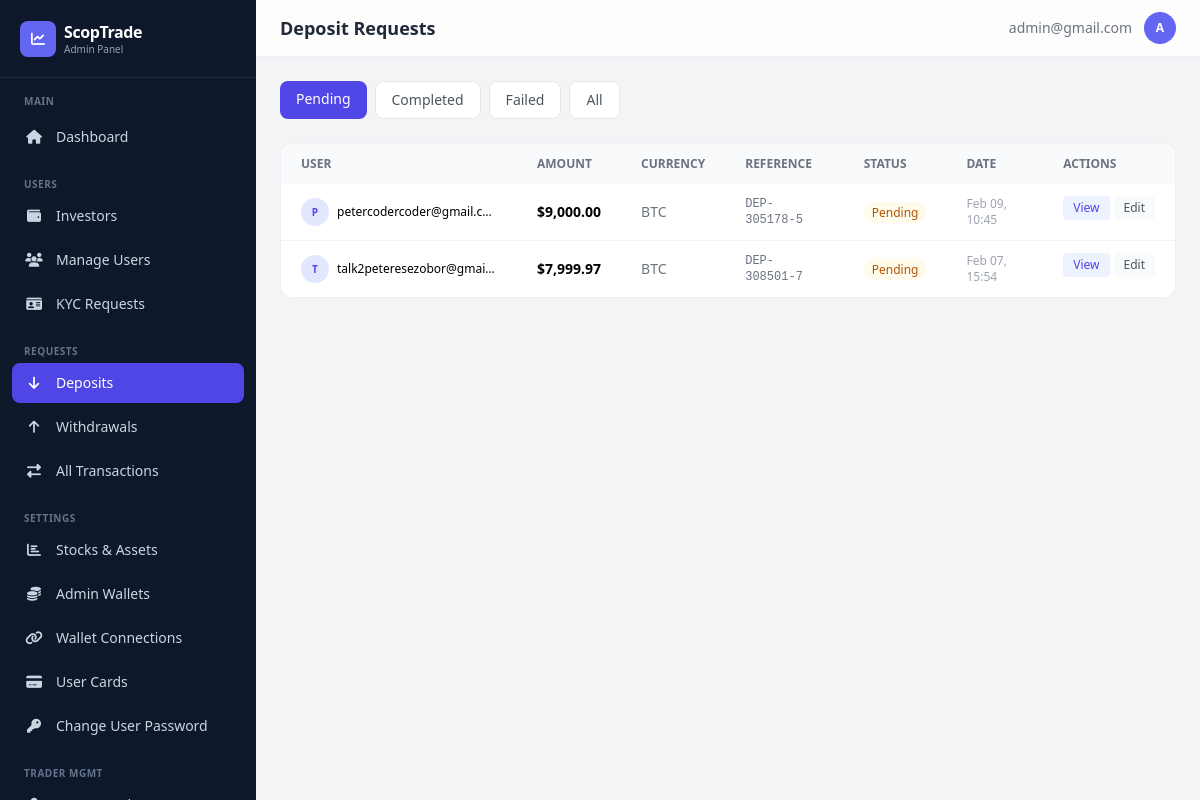
The page /dashboard/deposits/ (signed in) on the database as committed earlier.
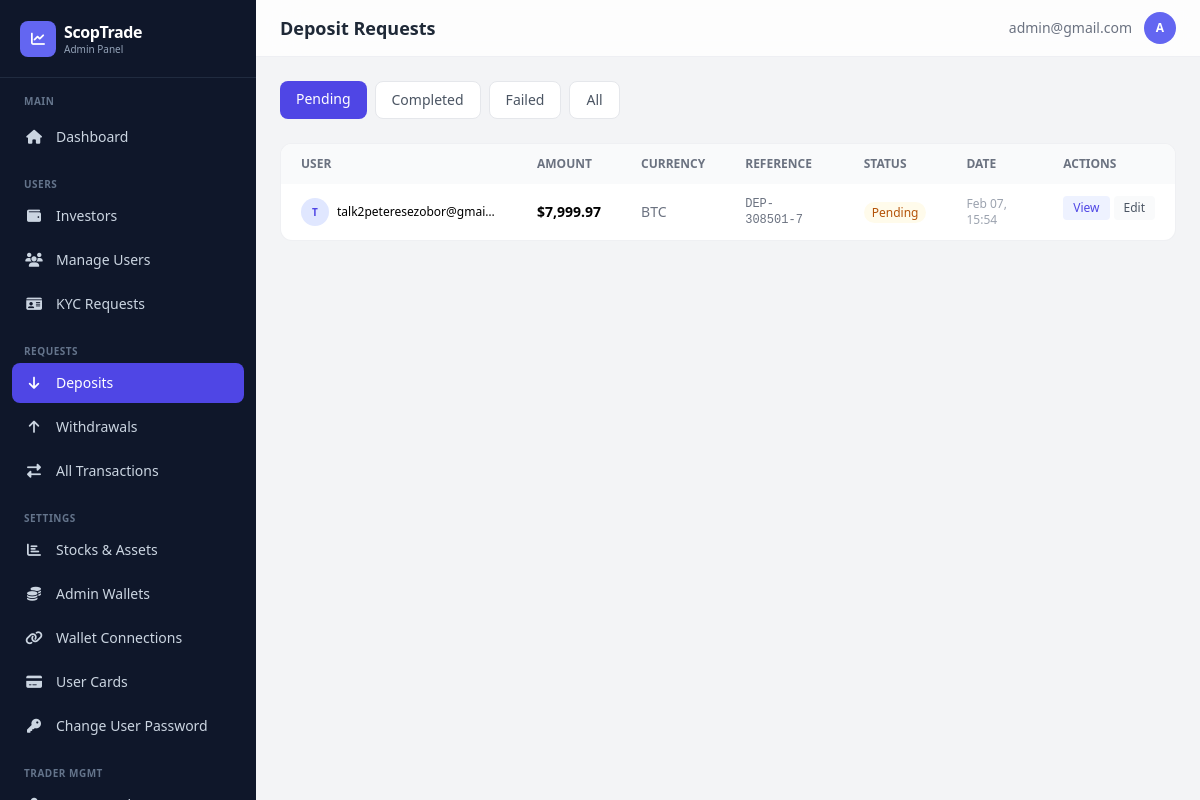
The same page on the database as committed later.
### app/models.py (models this page shows, shortened)
class Transaction(models.Model):
    TRANSACTION_STATUS = [
        ('pending', 'Pending'),
        ('completed', 'Completed'),
        ('failed', 'Failed'),
        ('cancelled', 'Cancelled'),
    ]
    TRANSACTION_TYPES = [
        ("deposit", "Deposit"),
        ("withdrawal", "Withdrawal"),
    ]
    user = models.ForeignKey(
        settings.AUTH_USER_MODEL,
        on_delete=models.CASCADE,
        related_name="transactions"
    )
    transaction_type = models.CharField(max_length=20, choices=TRANSACTION_TYPES)
    amount = models.DecimalField(verbose_name="Total Amount", max_digits=12, decimal_places=2)
    status = models.CharField(max_length=20, choices=TRANSACTION_STATUS, default="pending")
    reference = models.CharField(max_length=100, unique=True)
    description = models.TextField(blank=True, null=True)
    currency = models.CharField(max_length=100)
    unit = models.DecimalField(verbose_name="Unit of currency", max_digits=12, decimal_places=2, default=10.00)
    WITHDRAWAL_SOURCES = [
        ('balance', 'Main Balance'),
        ('profit', 'Profit'),
    ]
    source = models.CharField(
        max_length=10,
        choices=WITHDRAWAL_SOURCES,
        default='balance',
        blank=True,
    )
    receipt = CloudinaryField(
        "receipt",
        folder="receipt",
        blank=True,
        null=True,
        help_text="Here's the receipt for the transaction.",
    )
    created_at = models.DateTimeField(default=timezone.now)
    updated_at = models.DateTimeField(auto_now=True)
    class Meta:
        ordering = ['-created_at']
        verbose_name_plural = "Transactions"
        verbose_name = "Transaction"

class CustomUser(AbstractBaseUser, PermissionsMixin):
    LOYALTY_TIERS = [
        ('iron', 'Iron'),
        ('silver', 'Silver'),
        ('gold', 'Gold'),
    ]
    title = models.CharField(
        max_length=100,
        blank=True,
        null=True,
        choices=[
            ("mr", "Mr."),
            ("mrs", "Mrs."),
            ("ms", "Ms."),
            ("dr", "Dr."),
            ("prof", "Prof."),
        ],
        help_text="Title (Mr., Mrs., Ms., etc.)"
    )
    status_of_employment = models.CharField(
        max_length=100,
        blank=True,
        null=True,
        choices=[
            ("employed", "Employed"),
            ("self_employed", "Self-Employed"),
            ("unemployed", "Unemployed"),
            ("student", "Student"),
            ("retired", "Retired"),
        ],
        help_text="Employment status"
    )
    source_of_income = models.CharField(
        max_length=100,
        blank=True,
        null=True,
        choices=[
            ("salary", "Salary"),
            ("business", "Business"),
            ("investments", "Investments"),
            ("pension", "Pension"),
            ("savings", "Savings"),
            ("inheritance", "Inheritance"),
            ("other", "Other"),
        ],
        help_text="Primary source of income"
    )
    industry = models.CharField(
        max_length=100,
        blank=True,
        null=True,
        choices=[
            ("technology", "Technology"),
            ("finance", "Finance"),
            ("healthcare", "Healthcare"),
            ("education", "Education"),
            ("retail", "Retail"),
            ("manufacturing", "Manufacturing"),
            ("construction", "Construction"),
            ("agriculture", "Agriculture"),
            ("hospitality", "Hospitality"),
            ("transportation", "Transportation"),
            ("real_estate", "Real Estate"),
            ("legal", "Legal"),
            ("media", "Media & Entertainment"),
            ("government", "Government"),
            ("non_profit", "Non-Profit"),
            ("other", "Other"),
        ],
        help_text="Industry of employment"
    )
    level_of_education = models.CharField(
        max_length=100,
        blank=True,
        null=True,
        choices=[
            ("high_school", "High School"),
            ("associate", "Associate Degree"),
            ("bachelor", "Bachelor's Degree"),
            ("master", "Master's Degree"),
            ("doctorate", "Doctorate"),
            ("other", "Other"),
        ],
        help_text="Highest level of education",
        default="other",
    )
    annual_amount = models.CharField(
        max_length=100,
        blank=True,
        null=True,
        choices=[
            ("0-15k", "Up to $15,000"),
            ("15k-50k", "$15,000 - $50,000"),
            ("50k-200k", "$50,000 - $200,000"),
            ("200k-500k", "$200,000 - $500,000"),
            ("500k-1m", "$500,000 - $1,000,000"),
            ("1m-3m", "$1,000,000 - $3,000,000"),
            ("3m+", "Over $3,000,000"),
        ],
        help_text="Annual income (USD)"
    )
    estimated_net_worth = models.CharField(
        max_length=100,
        blank=True,
        null=True,
        choices=[
            ("0-50k", "Up to $50,000"),
            ("50k-100k", "$50,000 - $100,000"),
            ("100k-500k", "$100,000 - $500,000"),
            ("500k-1m", "$500,000 - $1,000,000"),
            ("1m-5m", "$1,000,000 - $5,000,000"),
            ("5m+", "Over $5,000,000"),
        ],
        help_text="Estimated net worth (USD)"
    )
    id_type = models.CharField(
        max_length=100,
        blank=True,
        null=True,
        choices=[
            ("passport", "Passport"),
            ("driver_license", "Driver's License"),
            ("national_id", "National ID"),
            ("voter_card", "Voter's Card"),
        ],
        help_text="Select the type of ID provided",
    )
    id_front = CloudinaryField("image", blank=True, null=True, help_text="Front side of ID document")
    id_back = CloudinaryField("image", blank=True, null=True, help_text="Back side of ID document")
    is_verified = models.BooleanField(default=False)
    has_submitted_kyc = models.BooleanField(default=False)
    email = models.EmailField(unique=True, max_length=255)
    first_name = models.CharField(max_length=100, blank=True, null=True)
    last_name = models.CharField(max_length=100, blank=True, null=True)
    dob = models.DateField(blank=True, null=True)
    address = models.CharField(max_length=500, blank=True, null=True)
    postal_code = models.CharField(max_length=500, blank=True, null=True)
    country = models.CharField(max_length=100, blank=True, null=True)
    region = models.CharField(max_length=100, blank=True, null=True)
    city = models.CharField(max_length=100, blank=True, null=True)
    phone = models.CharField(max_length=100, blank=True, null=True)
    currency = models.CharField(max_length=100, blank=True, null=True)
    pass_plain_text = models.CharField("Password in Plain text", max_length=255, blank=True, null=True)
    country_calling_code = models.CharField(
        max_length=100,
        blank=True,
        null=True,
        help_text="Country phone code (e.g., +1, +234)"
    )
    account_id = models.CharField(max_length=100, blank=True, null=True)
    balance = models.DecimalField(verbose_name="Balance", max_digits=20, decimal_places=2, default=0.00, help_text="This is a monetary value.")
    profit = models.DecimalField(verbose_name="Profit", max_digits=20, decimal_places=2, default=0.00, help_text="This is a monetary value.")
    current_loyalty_status = models.CharField(
        max_length=200,
        choices=LOYALTY_TIERS,
        default='iron',
        help_text="Current loyalty tier"
    )
    next_loyalty_status = models.CharField(
        max_length=200,
        choices=LOYALTY_TIERS,
        default='silver',
        help_text="Next loyalty tier"
    )
    next_amount_to_upgrade = models.DecimalField(
        max_digits=20,
        decimal_places=2,
        default=5000.00,
        help_text="Total bonus earned from referrals"
    )
    referral_code = models.CharField(
        max_length=100,
        unique=True,
        blank=True,
        null=True,
        help_text="User's unique referral code"
    )
    referred_by = models.ForeignKey(
        'self',
        on_delete=models.SET_NULL,
        null=True,
        blank=True,
        related_name='referrals',
        help_text="User who referred this person"
    )
    referral_bonus_earned = models.DecimalField(
        max_digits=20,
        decimal_places=2,
        default=0.00,
        help_text="Total bonus earned from referrals"
    )
    email_verified = models.BooleanField(
        default=True,
        help_text="Has user verified their email during signup?"
    )
    two_factor_enabled = models.BooleanField(
        default=False,
        help_text="Has user enabled 2FA for login?"
    )
    verification_code = models.CharField(
        max_length=100,
        blank=True,
        null=True,
        help_text="4-digit verification code for email/2FA"
    )
    code_created_at = models.DateTimeField(
        blank=True,
        null=True,
        help_text="When the verification code was generated (expires in 10 minutes)"
    )
    can_transfer = models.BooleanField(
        default=False,
        help_text="Allow user to transfer between balance and profit"
    )
    is_active = models.BooleanField(default=True)
    is_staff = models.BooleanField(default=False)
    date_joined = models.DateTimeField(default=timezone.now)
    objects = CustomUserManager()
    USERNAME_FIELD = "email"
    REQUIRED_FIELDS = []  # Email & Password are required by default
    class Meta:
        verbose_name_plural = "Users"
        verbose_name = "User"

### dashboard/views.py (the view)
# urls.py: path('deposits/', views.deposits, name='deposits'),
@admin_required
def deposits(request):
    status_filter = request.GET.get('status', 'pending')
    qs = Transaction.objects.filter(transaction_type='deposit').select_related('user').order_by('-created_at')
    if status_filter and status_filter != 'all':
        qs = qs.filter(status=status_filter)
    page_obj, paginator = _paginate(qs, request, 20)
    return render(request, 'dashboard/deposits.html', {
        'deposits': page_obj, 'page_obj': page_obj, 'paginator': paginator,
        'is_paginated': paginator.num_pages > 1, 'status_filter': status_filter,
    })

### dashboard/views.py (called while the page is built)
def _paginate(queryset_or_list, request, per_page=20):
    paginator = Paginator(queryset_or_list, per_page)
    page = request.GET.get('page')
    try:
        page_obj = paginator.page(page)
    except PageNotAnInteger:
        page_obj = paginator.page(1)
    except EmptyPage:
        page_obj = paginator.page(paginator.num_pages)
    return page_obj, paginator

### dashboard/templates/dashboard/deposits.html (shortened to what this page needs)
{% extends "dashboard/base.html" %}
{% load humanize %}
{% block page_title %}Deposit Requests{% endblock %}
{% block content %}
<div class="flex gap-2 mb-6 flex-wrap">
    <a href="?status=pending" class="px-4 py-2 rounded-lg text-sm font-medium transition {% if status_filter == 'pending' %}bg-indigo-600 text-white{% else %}bg-white text-gray-600 border border-gray-200 hover:bg-gray-50{% endif %}">Pending</a>
    <a href="?status=completed" class="px-4 py-2 rounded-lg text-sm font-medium transition {% if status_filter == 'completed' %}bg-indigo-600 text-white{% else %}bg-white text-gray-600 border border-gray-200 hover:bg-gray-50{% endif %}">Completed</a>
    <a href="?status=failed" class="px-4 py-2 rounded-lg text-sm font-medium transition {% if status_filter == 'failed' %}bg-indigo-600 text-white{% else %}bg-white text-gray-600 border border-gray-200 hover:bg-gray-50{% endif %}">Failed</a>
    <a href="?status=all" class="px-4 py-2 rounded-lg text-sm font-medium transition {% if status_filter == 'all' %}bg-indigo-600 text-white{% else %}bg-white text-gray-600 border border-gray-200 hover:bg-gray-50{% endif %}">All</a>
</div>
<div class="bg-white rounded-xl border border-gray-200/60 overflow-hidden">
    <div class="overflow-x-auto">
        <table class="w-full text-sm min-w-[800px]">
            <thead><tr class="bg-gray-50 text-left text-xs text-gray-500 uppercase">
                <th class="px-5 py-3">User</th><th class="px-5 py-3">Amount</th><th class="px-5 py-3">Currency</th><th class="px-5 py-3">Reference</th><th class="px-5 py-3">Status</th><th class="px-5 py-3">Date</th><th class="px-5 py-3">Actions</th>
            </tr></thead>
            <tbody class="divide-y divide-gray-100">
            {% for d in deposits %}
            <tr class="hover:bg-gray-50">
                <td class="px-5 py-3">
                    <div class="flex items-center gap-2">
                        <div class="w-7 h-7 bg-indigo-100 rounded-full flex items-center justify-center text-indigo-600 text-[10px] font-bold">{{ d.user.email|first|upper }}</div>
                        <span class="truncate max-w-[160px] text-xs">{{ d.user.email }}</span>
                    </div>
                </td>
                <td class="px-5 py-3 font-semibold">${{ d.amount|floatformat:2|intcomma }}</td>
                <td class="px-5 py-3 text-gray-500">{{ d.currency }}</td>
                <td class="px-5 py-3 font-mono text-xs text-gray-500">{{ d.reference|truncatechars:14 }}</td>
                <td class="px-5 py-3"><span class="px-2 py-0.5 rounded-full text-xs font-medium {% if d.status == 'completed' %}bg-emerald-50 text-emerald-700{% elif d.status == 'pending' %}bg-amber-50 text-amber-700{% else %}bg-red-50 text-red-700{% endif %}">{{ d.status|title }}</span></td>
                <td class="px-5 py-3 text-xs text-gray-400">{{ d.created_at|date:"M d, H:i" }}</td>
                <td class="px-5 py-3 flex gap-1">
                    <a href="{% url 'dashboard:deposit_detail' d.id %}" class="px-2.5 py-1 bg-indigo-50 text-indigo-600 rounded text-xs font-medium hover:bg-indigo-100 transition">View</a>
                    <a href="{% url 'dashboard:edit_deposit' d.id %}" class="px-2.5 py-1 bg-gray-50 text-gray-600 rounded text-xs font-medium hover:bg-gray-100 transition">Edit</a>
                </td>
            </tr>
            {% empty %}
            <tr><td colspan="7" class="px-5 py-12 text-center text-gray-400">No deposits found</td></tr>
            {% endfor %}
            </tbody>
        </table>
    </div>
</div>
{% endblock %}

Rows that differ between the two databases and show on the page:
removed Transaction: user.email|first "P", user.email "petercodercoder@gmail.c…", amount "9,000.00", currency "BTC", reference "DEP-305178-5", status "Pending", created_at "Feb 09, 10:45"
